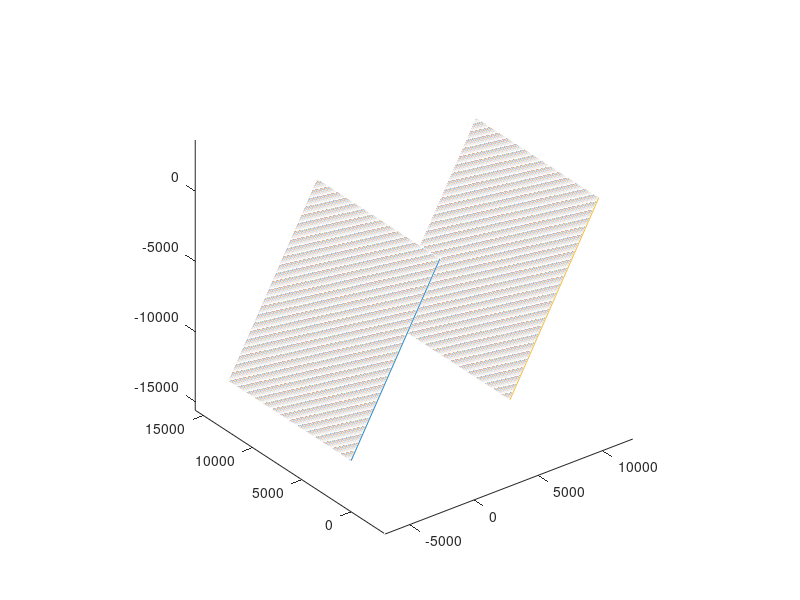
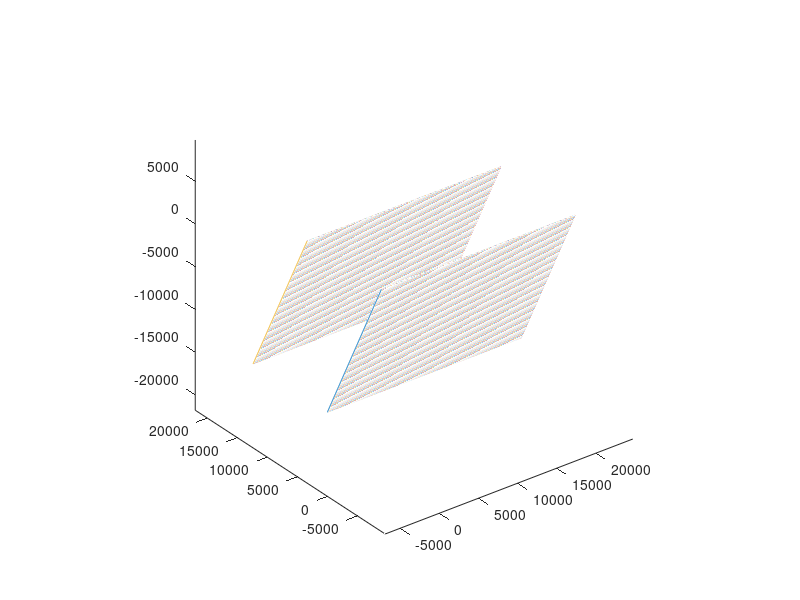
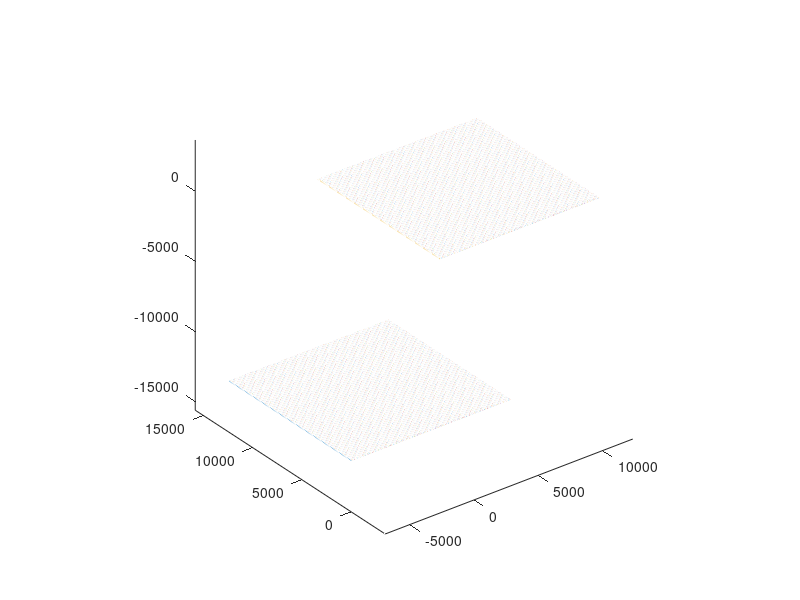

The MATLAB source for these figures, in order: (Note: this script raises an error after producing the figures.)
clc;
clear
close all;

flag_printf = 1;
angle = 60;
theta = angle/180*pi;
slope = tan(theta);

nx = 310;
ny = 310;
nz = 300;

dx = 40;
dy = 40;
dz = 40;

origin_x = 0;
origin_y = 0;
origin_z = 0;

for j=1:ny
    for i=1:nx
      bz2(j,i,1) = origin_x + (i-1)*dx;
      bz2(j,i,2) = origin_y + (j-1)*dy;
      bz2(j,i,3) = origin_z;

      bz1(j,i,1) = origin_x + (i-1)*dx - (nz-1)*dz/slope;
      bz1(j,i,2) = origin_y + (j-1)*dy;
      bz1(j,i,3) = origin_z - (nz-1)*dz;
    end
end

for j=1:ny
    for k=1:nz
        bx1(k,j,1) = bz1(j,1,1) + (k-1)*dz/slope;
        bx1(k,j,2) = origin_y + (j-1)*dy;
        bx1(k,j,3) = bz1(j,1,3) + (k-1)*dz;

        bx2(k,j,1) = bz1(j,nx,1) + (k-1)*dz/slope;
        bx2(k,j,2) = origin_y + (j-1)*dy;
        bx2(k,j,3) = bz1(j,nx,3) + (k-1)*dz;
    end
end

for i=1:nx
    for k=1:nz
        by1(k,i,1) = origin_x + (i-1)*dx + bz1(1,i,1) + (k-1)*dz/slope;
        by1(k,i,2) = origin_y;
        by1(k,i,3) = bz1(1,i,3) + (k-1)*dz;

        by2(k,i,1) = origin_x + (i-1)*dx + bz1(ny,i,1) + (k-1)*dz/slope;
        by2(k,i,2) = origin_y + (ny-1)*dy;
        by2(k,i,3) = bz1(ny,i,3) + (k-1)*dz;
    end
end

if flag_printf
    figure(1)   
    plot3(bx1(:,:,1),bx1(:,:,2),bx1(:,:,3));
    hold on;
    plot3(bx2(:,:,1),bx2(:,:,2),bx2(:,:,3));
    axis equal;

    figure(2)   
    plot3(by1(:,:,1),by1(:,:,2),by1(:,:,3));
    hold on;
    plot3(by2(:,:,1),by2(:,:,2),by2(:,:,3));
    axis equal;

    figure(3)   
    plot3(bz1(:,:,1),bz1(:,:,2),bz1(:,:,3));
    hold on;
    plot3(bz2(:,:,1),bz2(:,:,2),bz2(:,:,3));
    axis equal;
end

% creat data file
export_bdry;
